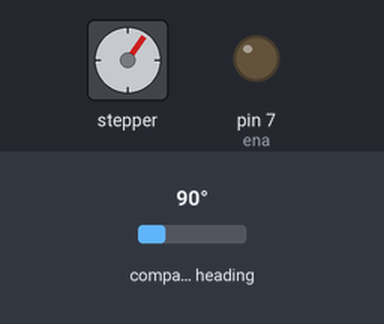
Recording of a sketch running on a simulated Arduino Uno, built with avr-gcc and run on an emulated ATmega328P. Parts: stepper motor, output pins drawn as LEDs (lit = HIGH). The inputs (shaded band) are chosen by the test bench; at power-on: compass heading 90°. Stepper angles assume 200 steps per turn; what the sketch prints to the serial monitor is not drawn.

Above: at 1.25 s.
At 1.89 s:
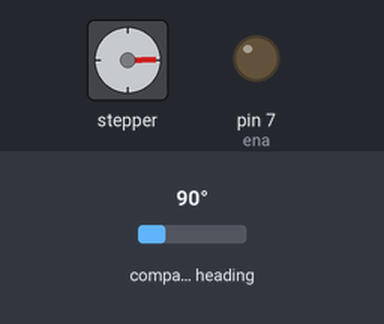
At 2.5 s:
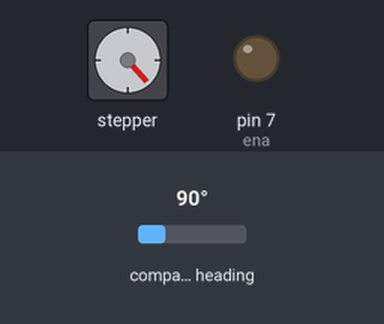
At 3.9 s:
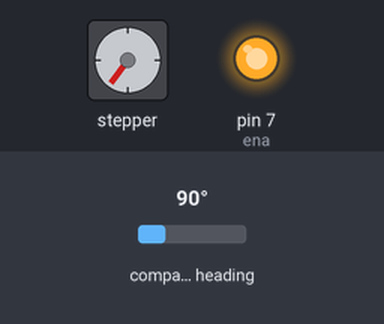
Timing chart, 0 to 5.4 s (numbered marks = the images above):
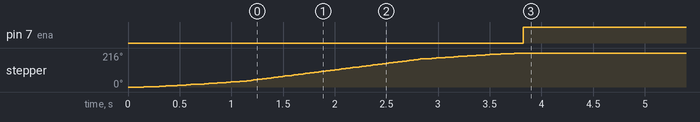

Measured:
- by itself, pin 7 (ena): LOW → HIGH at 3.8 s
- by itself, stepper: turns 216° clockwise in 3.7 s

The sketch:

slave_1_can.ino
```cpp
#include <AS5600.h>
#include <AccelStepper.h>
#include <Wire.h>
#include <SPI.h>
#include <mcp2515.h>

#define dir 4
#define pul 3
#define ena 7
AS5600 enc1;
AccelStepper stepper1(AccelStepper::DRIVER, pul, dir);
MCP2515 mcp2515(10);

struct can_frame canMsg1;

float setaspeed(float accelera, float maxspeed) {
    stepper1.setMaxSpeed(maxspeed);
    stepper1.setAcceleration(accelera);
}

bool encoderCheck() {
  if (enc1.isConnected()) {
    Serial.println("ENC BAĞLANDI");
    return true;
  } else {
    Serial.println("ENC BAĞLANAMADI");
    return false;
  }
}

float readEncoderAngle() {
  int rawAngle = enc1.rawAngle();
  float angleInDegrees = rawAngle * 0.087890625;
  delay(20);
  Serial.print("\tEnd 1 Degree: ");
  Serial.println(angleInDegrees);
  canMsg1.can_id  = 0x01;
  canMsg1.can_dlc = 4;

  uint32_t newAngle = angleInDegrees * 100;
  uint8_t byte0 = (newAngle >> 24) & 0xFF;
  uint8_t byte1 = (newAngle >> 16) & 0xFF;
  uint8_t byte2 = (newAngle >> 8) & 0xFF;
  uint8_t byte3 = newAngle & 0xFF;

  canMsg1.data[0] = byte0;
  canMsg1.data[1] = byte1;
  canMsg1.data[2] = byte2;
  canMsg1.data[3] = byte3;

  mcp2515.sendMessage(&canMsg1);
  return angleInDegrees;
}


void setup() {
  Serial.begin(115200);
  Wire.begin();
  enc1.begin(6);
  encoderCheck();
  enc1.setDirection(AS5600_CLOCK_WISE);
  setaspeed(50, 200);
  pinMode(ena,OUTPUT);
  mcp2515.reset();
  mcp2515.setBitrate(CAN_125KBPS);
  mcp2515.setNormalMode();
}

void loop() {

  stepper1.moveTo(30 * 4);
  while (stepper1.distanceToGo() != 0) {
    float a = readEncoderAngle();
    stepper1.run();
  }
digitalWrite(ena, HIGH);
}
```
